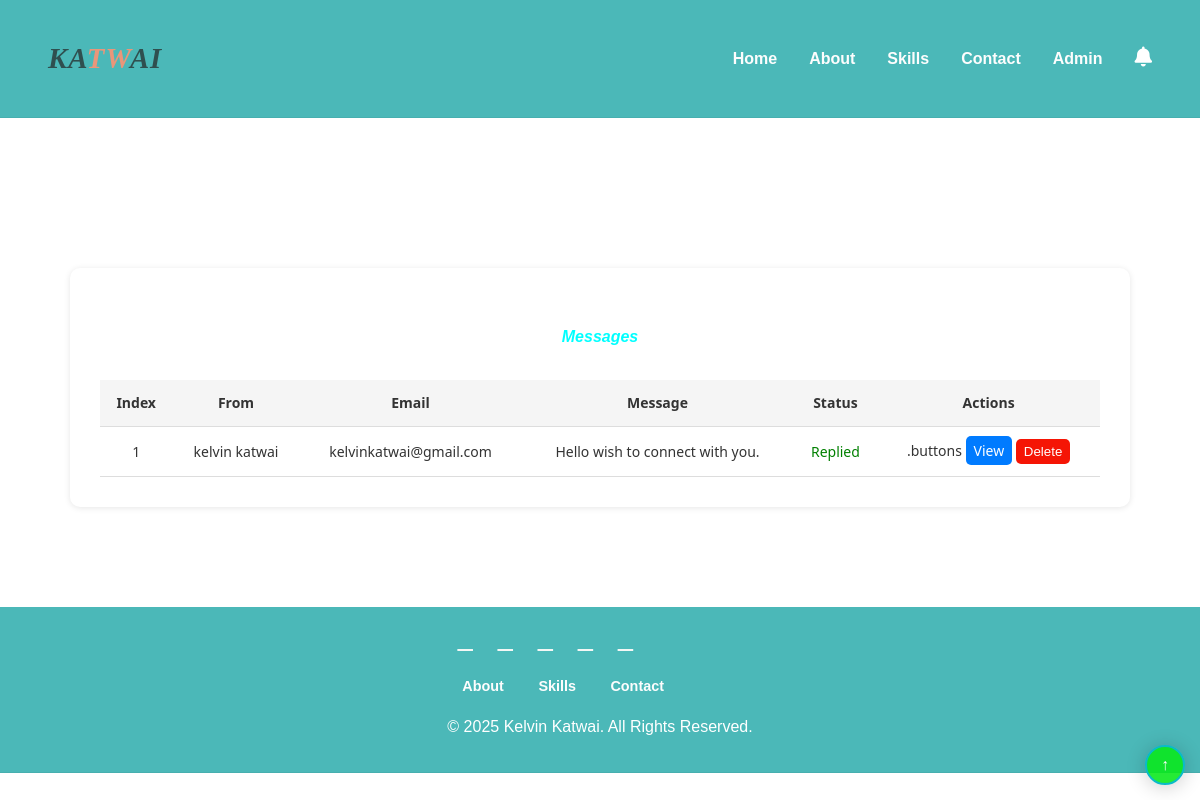
Screenshot of /view_messages/ (signed in) with the database file from the repository.
### app/models.py (models this page shows, shortened)
class Message(models.Model):
    full_name = models.CharField(max_length=100)
    email = models.EmailField()
    message = models.TextField()
    STATUS_CHOICES  = [
        ('new', 'New'),
        ('viewed', 'Viewed'),
        ('replied', 'Replied'),
    ]
    status = models.CharField(max_length=10, choices=STATUS_CHOICES, default='new')
    reply = models.TextField(blank=True, null=True)
    created_at = models.DateTimeField(auto_now_add=True)

### app/views.py (the view)
# urls.py: path('view_messages/', views.view_messages, name='view_messages'),
@login_required
@user_passes_test(is_superuser)
def view_messages(request):
    messages = Message.objects.all().order_by('-id')
    return render(request, 'view_messages.html', {'messages': messages})

### app/views.py (called while the page is built)
def is_superuser(user):
    return user.is_superuser

### templates/view_messages.html (shortened to what this page needs)
{% extends 'base.html' %}
{% block content %}
<div class="table-container">
  <h5>Messages</h5>
  <table class="table">
    <thead>
      <tr>
        <th>Index</th>
        <th>From</th>
        <th>Email</th>
        <th>Message</th>
        <th>Status</th>
        <th>Actions</th>
      </tr>
    </thead>
    <tbody>
      {% for message in messages %}
      <tr>
        <td>{{ forloop.counter }}</td>
        <td>{{ message.full_name }}</td>
        <td>{{ message.email }}</td>
        <td>{{ message.message|truncatewords:10 }}</td>
        <td>
          {% if message.status == 'new' %}
            <span class="status-new">New</span>
          {% elif message.status == 'viewed' %}
            <span class="status-viewed">Viewed</span>
          {% elif message.status == 'replied' %}
            <span class="status-replied">Replied</span>
          {% endif %}
        </td>
        <td>
          .buttons
          <a href="{% url 'view_message_detail' message.id %}" class="btn-view">View</a>
          <form method="post" action="{% url 'delete_message' message.id %}" style="display:inline;">
            <button type="submit" class="btn-delete">Delete</button>
          </form>
        </td>
      </tr>
      {% empty %}
      <tr>
        <td colspan="6" class="text-center">No messages yet.</td>
      </tr>
      {% endfor %}
    </tbody>
  </table>
</div>
{% endblock %}

### templates/view_messages.html (style rules this page uses)
.table-container { max-width: 1000px; margin: 100px auto; padding: 30px; margin-top: 150px; background: #fff; border-radius: 10px; box-shadow: 0 1px 6px rgba(0,0,0,0.1); font-family: 'Segoe UI', sans-serif; }
.table-container h5 { font-size: medium; margin-bottom: 30px; font-family: sans-serif; font-style: oblique; text-align: center; color: aqua; }
.table { width: 100%; border-collapse: collapse; }
.table th, .table td { padding: 12px 10px; text-align: center; border-bottom: 1px solid #ddd; font-size: 14px; }
.table th { background-color: #f5f5f5; font-weight: 600; color: #333; }
.status-replied { color: green; }
.btn-delete { background-color: #f51505; padding: 5px 8px; color: white; border-radius: 5px; border: none; }
.btn-view { background-color: #007bff; padding: 5px 8px; color: white; border-radius: 5px; text-decoration: none; }

### templates/base.html (style rules this page uses)
body { margin: 0; font-family: 'Poppins', sans-serif; color: #333; line-height: 1.6; }
span { color: darksalmon; }

### rows the page displays
Message: full_name "kelvin katwai", email "kelvinkatwai@gmail.com", message "Hello wish to connect with you.", status "Replied"
